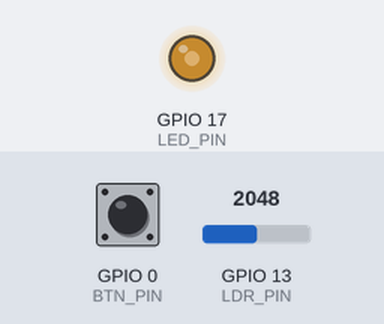
The program below on a simulated ESP32. Shown: output pins drawn as LEDs (lit = HIGH). Inputs (shaded band) come from the test bench; at power-on: GPIO 13 (LDR_PIN) = 2048, GPIO 0 (BTN_PIN) HIGH. What the program prints to the serial monitor is not drawn.

Above: at 1.2 s.
1.3 s: GPIO 13 (LDR_PIN) set to 2462
At 1.9 s:
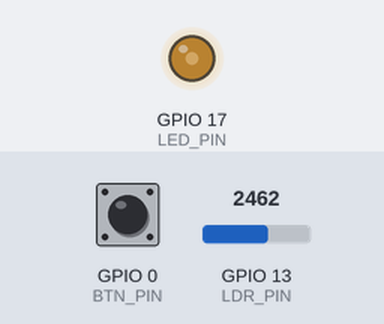
4.3 s: GPIO 13 (LDR_PIN) set to 2575
At 5.4 s:
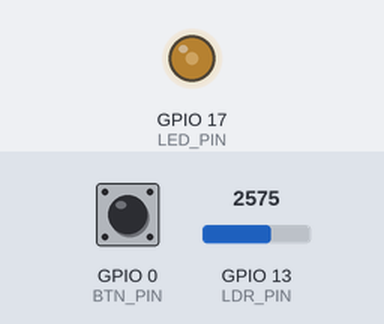
7.3 s: GPIO 13 (LDR_PIN) set to 1228
At 7.7 s:
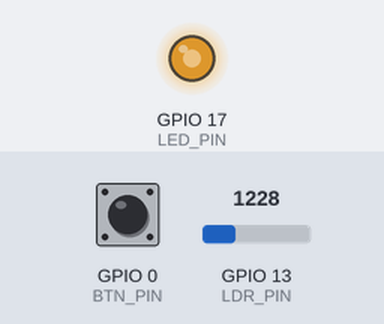
8.8 s: GPIO 13 (LDR_PIN) set to 491
At 10.0 s:
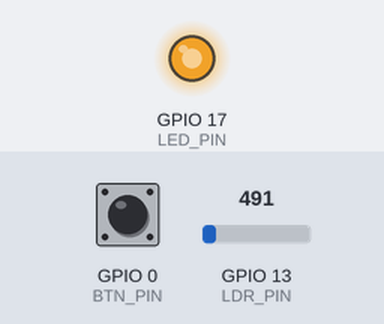
10.3 s: GPIO 13 (LDR_PIN) set to 3603
At 11.2 s:
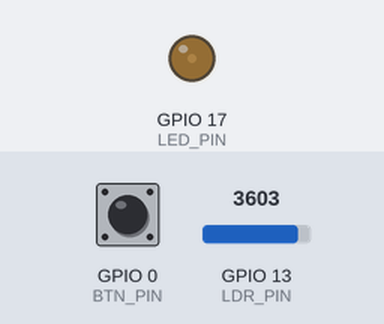
11.8 s: GPIO 13 (LDR_PIN) set to 2047
At 12.4 s:
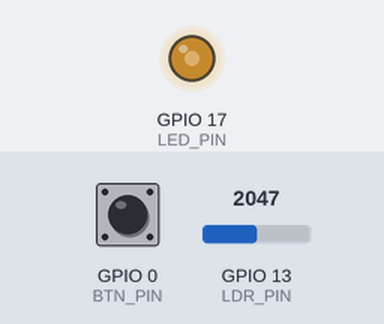
Timing chart, 0 to 14.3 s (numbered marks = the images above; inputs shaded):
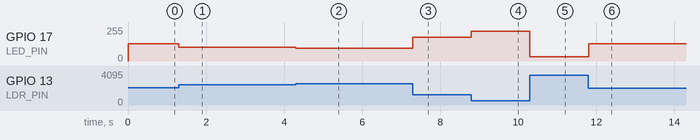

Measured:
- after the input at 1.3 s, GPIO 17 (LED_PIN): 128/255 → 102/255 at once
- after the input at 4.3 s, GPIO 17 (LED_PIN): 102/255 → 95/255 at once
- after the input at 7.3 s, GPIO 17 (LED_PIN): 95/255 → 178/255 at once
- after the input at 8.8 s, GPIO 17 (LED_PIN): 178/255 → 224/255 at once
- after the input at 10.3 s, GPIO 17 (LED_PIN): 224/255 → 31/255 at once
- after the input at 11.8 s, GPIO 17 (LED_PIN): 31/255 → 128/255 at once

The program:

main.cpp
```cpp
#include <Arduino.h>

#define LDR_PIN 13
#define BTN_PIN 0
#define LED_PIN 17

int pwmChannel = 0;
int pwmFrequency = 1000;
int pwmBitResolution = 8;

void setup() {
  Serial.begin(115200);
  pinMode(BTN_PIN, INPUT);
  //pinMode(LED_PIN, OUTPUT);
  ledcSetup(pwmChannel, pwmFrequency, pwmBitResolution);
  ledcAttachPin(LED_PIN, pwmChannel);

}

void loop() {
  int ldrValue = analogRead(LDR_PIN);
  bool btnValue = !digitalRead(BTN_PIN);

  //digitalWrite(LED_PIN, btnValue);
  int pwmValue = map(ldrValue, 0, 4095, 255, 0);
  ledcWrite(pwmChannel, pwmValue);

  Serial.printf("-LDR Value: %d  -BTN Value: %d   -PWM Value:%d\n", ldrValue, btnValue, pwmValue);

  //delay(10);
}
```
